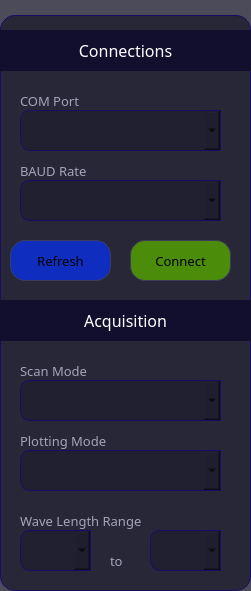
    <widget class="QGroupBox" name="groupBox">
     <property name="geometry">
      <rect>
       <x>10</x>
       <y>80</y>
       <width>251</width>
       <height>591</height>
      </rect>
     </property>
     <property name="font">
      <font>
       <family>Arial Rounded MT Bold</family>
       <pointsize>10</pointsize>
      </font>
     </property>
     <property name="styleSheet">
      <string notr="true">QGroupBox {
    border: 1px solid #170c66;
    margin-top: 15px;
	background-color: rgba(30, 30, 47, 204);
	border-radius:15px;
}
/*
QGroupBox::title {
    subcontrol-origin: margin;
    subcontrol-position: top left;
    padding: 0 5px;
    font-weight: bold;
    color: white;
	background-color: rgba(30, 30, 47, 204);
	border-top-left-radius: 10px;
    border-top-right-radius: 10px;
    border-bottom-right-radius: 10px;
    border-bottom-left-radius: 0px;
	padding:3px;
	border: 1px solid black;
}*/

QGroupBox::title {
    subcontrol-origin: margin;
    subcontrol-position: top left;
    padding: 0 0 0 0;
    height: 0px;
}
</string>
     </property>
     <widget class="QPushButton" name="pushButton_2">
      <property name="geometry">
       <rect>
        <x>0</x>
        <y>30</y>
        <width>251</width>
        <height>41</height>
       </rect>
      </property>
      <property name="font">
       <font>
        <family>Arial Rounded MT Bold</family>
        <pointsize>12</pointsize>
       </font>
      </property>
      <property name="styleSheet">
       <string notr="true">QPushButton {
    background-color: #120e2e;
    color: white;
    padding: 6px 12px;
	border:none;
}
</string>
      </property>
      <property name="text">
       <string>Connections</string>
      </property>
      <property name="icon">
       <iconset>
        <normaloff>Icons/lan.png</normaloff>Icons/lan.png</iconset>
      </property>
      <property name="iconSize">
       <size>
        <width>25</width>
        <height>25</height>
       </size>
      </property>
     </widget>
     <widget class="QComboBox" name="comPort">
      <property name="geometry">
       <rect>
        <x>20</x>
        <y>110</y>
        <width>201</width>
        <height>41</height>
       </rect>
      </property>
      <property name="styleSheet">
       <string notr="true">QComboBox {
    border-top-left-radius: 10px;
    border-top-right-radius: 0px;
    border-bottom-right-radius: 0px;
    border-bottom-left-radius: 10px;
    padding: 5px;
    background-color: rgba(30, 30, 47, 204);
	border: 0.5px solid #170c66;
}</string>
      </property>
     </widget>
     <widget class="QLabel" name="label">
      <property name="geometry">
       <rect>
        <x>20</x>
        <y>90</y>
        <width>71</width>
        <height>21</height>
       </rect>
      </property>
      <property name="font">
       <font>
        <family>Arial Rounded MT Bold</family>
        <pointsize>10</pointsize>
       </font>
      </property>
      <property name="styleSheet">
       <string notr="true">QLabel {
    background-color: transparent;
	color:#a6a3b8;
	border-radius:10px;
}
</string>
      </property>
      <property name="text">
       <string>COM Port</string>
      </property>
     </widget>
     <widget class="QComboBox" name="baudRate">
      <property name="geometry">
       <rect>
        <x>20</x>
        <y>180</y>
        <width>201</width>
        <height>41</height>
       </rect>
      </property>
      <property name="styleSheet">
       <string notr="true">QComboBox {
    border-top-left-radius: 10px;
    border-top-right-radius: 0px;
    border-bottom-right-radius: 0px;
    border-bottom-left-radius: 10px;
    padding: 5px;
    background-color: rgba(30, 30, 47, 204);
	border: 0.5px solid #170c66;
}</string>
      </property>
     </widget>
     <widget class="QLabel" name="badeRateLabel">
      <property name="geometry">
       <rect>
        <x>20</x>
        <y>160</y>
        <width>71</width>
        <height>21</height>
       </rect>
      </property>
      <property name="font">
       <font>
        <family>Arial Rounded MT Bold</family>
        <pointsize>10</pointsize>
       </font>
      </property>
      <property name="styleSheet">
       <string notr="true">QLabel {
    background-color: transparent;
	color:#a6a3b8;
	border-radius:10px;
}
</string>
      </property>
      <property name="text">
       <string>BAUD Rate</string>
      </property>
     </widget>
     <widget class="QPushButton" name="pushButton_4">
      <property name="geometry">
       <rect>
        <x>0</x>
        <y>300</y>
        <width>251</width>
        <height>41</height>
       </rect>
      </property>
      <property name="font">
       <font>
        <family>Arial Rounded MT Bold</family>
        <pointsize>12</pointsize>
       </font>
      </property>
      <property name="styleSheet">
       <string notr="true">QPushButton {
    background-color: #120e2e;
    color: white;
    padding: 6px 12px;
	border:none;
}
</string>
      </property>
      <property name="text">
       <string>Acquisition</string>
      </property>
      <property name="icon">
       <iconset>
        <normaloff>Icons/scatter-graph.png</normaloff>Icons/scatter-graph.png</iconset>
      </property>
      <property name="iconSize">
       <size>
        <width>25</width>
        <height>25</height>
       </size>
      </property>
     </widget>
     <widget class="QComboBox" name="scanMode">
      <property name="geometry">
       <rect>
        <x>20</x>
        <y>380</y>
        <width>201</width>
        <height>41</height>
       </rect>
      </property>
      <property name="styleSheet">
       <string notr="true">QComboBox {
    border-top-left-radius: 10px;
    border-top-right-radius: 0px;
    border-bottom-right-radius: 0px;
    border-bottom-left-radius: 10px;
    padding: 5px;
    background-color: rgba(30, 30, 47, 204);
	border: 0.5px solid #170c66;
}</string>
      </property>
     </widget>
     <widget class="QLabel" name="scanModeLabel">
      <property name="geometry">
       <rect>
        <x>20</x>
        <y>360</y>
        <width>71</width>
        <height>21</height>
       </rect>
      </property>
      <property name="font">
       <font>
        <family>Arial Rounded MT Bold</family>
        <pointsize>10</pointsize>
       </font>
      </property>
      <property name="styleSheet">
       <string notr="true">QLabel {
    background-color: transparent;
	color:#a6a3b8;
	border-radius:10px;
}
</string>
      </property>
      <property name="text">
       <string>Scan Mode</string>
      </property>
     </widget>
     <widget class="QLabel" name="waveLengthLabel">
      <property name="geometry">
       <rect>
        <x>20</x>
        <y>510</y>
        <width>131</width>
        <height>21</height>
       </rect>
      </property>
      <property name="font">
       <font>
        <family>Arial Rounded MT Bold</family>
        <pointsize>10</pointsize>
       </font>
      </property>
      <property name="styleSheet">
       <string notr="true">QLabel {
    background-color: transparent;
	color:#a6a3b8;
	border-radius:10px;
}
</string>
      </property>
      <property name="text">
       <string>Wave Length Range</string>
      </property>
     </widget>
     <widget class="QComboBox" name="minWaveLength">
      <property name="geometry">
       <rect>
        <x>20</x>
        <y>530</y>
        <width>71</width>
        <height>41</height>
       </rect>
      </property>
      <property name="styleSheet">
       <string notr="true">QComboBox {
    border-top-left-radius: 10px;
    border-top-right-radius: 0px;
    border-bottom-right-radius: 0px;
    border-bottom-left-radius: 10px;
    padding: 5px;
    background-color: rgba(30, 30, 47, 204);
	border: 0.5px solid #170c66;
}</string>
      </property>
     </widget>
     <widget class="QComboBox" name="maxWaveLength">
      <property name="geometry">
       <rect>
        <x>150</x>
        <y>530</y>
        <width>71</width>
        <height>41</height>
       </rect>
      </property>
      <property name="styleSheet">
       <string notr="true">QComboBox {
    border-top-left-radius: 10px;
    border-top-right-radius: 0px;
    border-bottom-right-radius: 0px;
    border-bottom-left-radius: 10px;
    padding: 5px;
    background-color: rgba(30, 30, 47, 204);
	border: 0.5px solid #170c66;
}</string>
      </property>
     </widget>
     <widget class="QLabel" name="scanModeLabel_3">
      <property name="geometry">
       <rect>
        <x>110</x>
        <y>550</y>
        <width>21</width>
        <height>21</height>
       </rect>
      </property>
      <property name="font">
       <font>
        <family>Arial Rounded MT Bold</family>
        <pointsize>10</pointsize>
       </font>
      </property>
      <property name="styleSheet">
       <string notr="true">QLabel {
    background-color: transparent;
	color:#a6a3b8;
	border-radius:10px;
}
</string>
      </property>
      <property name="text">
       <string>to</string>
      </property>
     </widget>
     <widget class="QPushButton" name="connectBtn">
      <property name="geometry">
       <rect>
        <x>130</x>
        <y>240</y>
        <width>101</width>
        <height>41</height>
       </rect>
      </property>
      <property name="font">
       <font>
        <family>Arial Rounded MT Bold</family>
        <pointsize>10</pointsize>
       </font>
      </property>
      <property name="styleSheet">
       <string notr="true">QPushButton {
    background-color: #4c8c0b;
    color:black;
    border: 1px solid #3c3c5c;
    border-radius: 15px;
    padding: 6px 12px;
}

QPushButton:hover {
    background-color: #234203;
	color: white;
}

</string>
      </property>
      <property name="text">
       <string>Connect</string>
      </property>
     </widget>
     <widget class="QPushButton" name="refreshBtn">
      <property name="geometry">
       <rect>
        <x>10</x>
        <y>240</y>
        <width>101</width>
        <height>41</height>
       </rect>
      </property>
      <property name="font">
       <font>
        <family>Arial Rounded MT Bold</family>
        <pointsize>10</pointsize>
       </font>
      </property>
      <property name="styleSheet">
       <string notr="true">QPushButton {
    background-color: #0f2dbf;
    color:black;
    border: 1px solid #3c3c5c;
    border-radius: 15px;
    padding: 6px 12px;
}

QPushButton:hover {
    background-color: #07124a;
	color:white;
}

</string>
      </property>
      <property name="text">
       <string>Refresh</string>
      </property>
     </widget>
     <widget class="QLabel" name="plotModeLabel">
      <property name="geometry">
       <rect>
        <x>20</x>
        <y>430</y>
        <width>91</width>
        <height>21</height>
       </rect>
      </property>
      <property name="font">
       <font>
        <family>Arial Rounded MT Bold</family>
        <pointsize>10</pointsize>
       </font>
      </property>
      <property name="styleSheet">
       <string notr="true">QLabel {
    background-color: transparent;
	color:#a6a3b8;
	border-radius:10px;
}
</string>
      </property>
      <property name="text">
       <string>Plotting Mode</string>
      </property>
     </widget>
     <widget class="QComboBox" name="plotMode">
      <property name="geometry">
       <rect>
        <x>20</x>
        <y>450</y>
        <width>201</width>
        <height>41</height>
       </rect>
      </property>
      <property name="styleSheet">
       <string notr="true">QComboBox {
    border-top-left-radius: 10px;
    border-top-right-radius: 0px;
    border-bottom-right-radius: 0px;
    border-bottom-left-radius: 10px;
    padding: 5px;
    background-color: rgba(30, 30, 47, 204);
	border: 0.5px solid #170c66;
}</string>
      </property>
     </widget>
    </widget>
